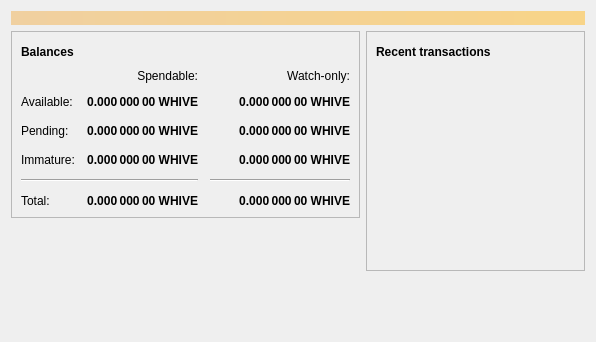
<?xml version="1.0" encoding="UTF-8"?>
<ui version="4.0">
 <class>OverviewPage</class>
 <widget class="QWidget" name="OverviewPage">
  <property name="geometry">
   <rect>
    <x>0</x>
    <y>0</y>
    <width>596</width>
    <height>342</height>
   </rect>
  </property>
  <property name="windowTitle">
   <string>Form</string>
  </property>
  <layout class="QVBoxLayout" name="topLayout">
   <item>
    <widget class="QLabel" name="labelAlerts">
     <property name="visible">
      <bool>false</bool>
     </property>
     <property name="styleSheet">
      <string notr="true">QLabel { background-color: qlineargradient(x1: 0, y1: 0, x2: 1, y2: 0, stop:0 #F0D0A0, stop:1 #F8D488); color:#000000; }</string>
     </property>
     <property name="wordWrap">
      <bool>true</bool>
     </property>
     <property name="margin">
      <number>3</number>
     </property>
     <property name="textInteractionFlags">
      <set>Qt::TextSelectableByMouse</set>
     </property>
    </widget>
   </item>
   <item>
    <layout class="QHBoxLayout" name="horizontalLayout" stretch="1,1">
     <item>
      <layout class="QVBoxLayout" name="verticalLayout_2">
       <item>
        <widget class="QFrame" name="frame">
         <property name="frameShape">
          <enum>QFrame::StyledPanel</enum>
         </property>
         <property name="frameShadow">
          <enum>QFrame::Raised</enum>
         </property>
         <layout class="QVBoxLayout" name="verticalLayout_4">
          <item>
           <layout class="QHBoxLayout" name="horizontalLayout_4">
            <item>
             <widget class="QLabel" name="label_5">
              <property name="font">
               <font>
                <weight>75</weight>
                <bold>true</bold>
               </font>
              </property>
              <property name="text">
               <string>Balances</string>
              </property>
             </widget>
            </item>
            <item>
             <widget class="QPushButton" name="labelWalletStatus">
              <property name="enabled">
               <bool>true</bool>
              </property>
              <property name="maximumSize">
               <size>
                <width>30</width>
                <height>16777215</height>
               </size>
              </property>
              <property name="toolTip">
               <string>The displayed information may be out of date. Your wallet automatically synchronizes with the Whive network after a connection is established, but this process has not completed yet.</string>
              </property>
              <property name="text">
               <string/>
              </property>
              <property name="icon">
               <iconset resource="../bitcoin.qrc">
                <normaloff>:/icons/warning</normaloff>
                <disabledoff>:/icons/warning</disabledoff>:/icons/warning</iconset>
              </property>
              <property name="iconSize">
               <size>
                <width>24</width>
                <height>24</height>
               </size>
              </property>
              <property name="flat">
               <bool>true</bool>
              </property>
             </widget>
            </item>
            <item>
             <spacer name="horizontalSpacer_3">
              <property name="orientation">
               <enum>Qt::Horizontal</enum>
              </property>
              <property name="sizeHint" stdset="0">
               <size>
                <width>40</width>
                <height>20</height>
               </size>
              </property>
             </spacer>
            </item>
           </layout>
          </item>
          <item>
           <layout class="QGridLayout" name="gridLayout">
            <property name="spacing">
             <number>12</number>
            </property>
            <item row="2" column="2">
             <widget class="QLabel" name="labelWatchPending">
              <property name="font">
               <font>
                <weight>75</weight>
                <bold>true</bold>
               </font>
              </property>
              <property name="cursor">
               <cursorShape>IBeamCursor</cursorShape>
              </property>
              <property name="toolTip">
               <string>Unconfirmed transactions to watch-only addresses</string>
              </property>
              <property name="text">
               <string notr="true">0.000 000 00 WHIVE</string>
              </property>
              <property name="alignment">
               <set>Qt::AlignRight|Qt::AlignTrailing|Qt::AlignVCenter</set>
              </property>
              <property name="textInteractionFlags">
               <set>Qt::LinksAccessibleByMouse|Qt::TextSelectableByKeyboard|Qt::TextSelectableByMouse</set>
              </property>
             </widget>
            </item>
            <item row="2" column="1">
             <widget class="QLabel" name="labelUnconfirmed">
              <property name="font">
               <font>
                <weight>75</weight>
                <bold>true</bold>
               </font>
              </property>
              <property name="cursor">
               <cursorShape>IBeamCursor</cursorShape>
              </property>
              <property name="toolTip">
               <string>Total of transactions that have yet to be confirmed, and do not yet count toward the spendable balance</string>
              </property>
              <property name="text">
               <string notr="true">0.000 000 00 WHIVE</string>
              </property>
              <property name="alignment">
               <set>Qt::AlignRight|Qt::AlignTrailing|Qt::AlignVCenter</set>
              </property>
              <property name="textInteractionFlags">
               <set>Qt::LinksAccessibleByMouse|Qt::TextSelectableByKeyboard|Qt::TextSelectableByMouse</set>
              </property>
             </widget>
            </item>
            <item row="3" column="2">
             <widget class="QLabel" name="labelWatchImmature">
              <property name="font">
               <font>
                <weight>75</weight>
                <bold>true</bold>
               </font>
              </property>
              <property name="cursor">
               <cursorShape>IBeamCursor</cursorShape>
              </property>
              <property name="toolTip">
               <string>Mined balance in watch-only addresses that has not yet matured</string>
              </property>
              <property name="text">
               <string notr="true">0.000 000 00 WHIVE</string>
              </property>
              <property name="alignment">
               <set>Qt::AlignRight|Qt::AlignTrailing|Qt::AlignVCenter</set>
              </property>
              <property name="textInteractionFlags">
               <set>Qt::LinksAccessibleByMouse|Qt::TextSelectableByKeyboard|Qt::TextSelectableByMouse</set>
              </property>
             </widget>
            </item>
            <item row="4" column="0" colspan="2">
             <widget class="Line" name="line">
              <property name="orientation">
               <enum>Qt::Horizontal</enum>
              </property>
             </widget>
            </item>
            <item row="4" column="2">
             <widget class="Line" name="lineWatchBalance">
              <property name="sizePolicy">
               <sizepolicy hsizetype="Preferred" vsizetype="Fixed">
                <horstretch>0</horstretch>
                <verstretch>0</verstretch>
               </sizepolicy>
              </property>
              <property name="minimumSize">
               <size>
                <width>140</width>
                <height>0</height>
               </size>
              </property>
              <property name="orientation">
               <enum>Qt::Horizontal</enum>
              </property>
             </widget>
            </item>
            <item row="5" column="0">
             <widget class="QLabel" name="labelTotalText">
              <property name="text">
               <string>Total:</string>
              </property>
             </widget>
            </item>
            <item row="3" column="1">
             <widget class="QLabel" name="labelImmature">
              <property name="font">
               <font>
                <weight>75</weight>
                <bold>true</bold>
               </font>
              </property>
              <property name="cursor">
               <cursorShape>IBeamCursor</cursorShape>
              </property>
              <property name="toolTip">
               <string>Mined balance that has not yet matured</string>
              </property>
              <property name="text">
               <string notr="true">0.000 000 00 WHIVE</string>
              </property>
              <property name="alignment">
               <set>Qt::AlignRight|Qt::AlignTrailing|Qt::AlignVCenter</set>
              </property>
              <property name="textInteractionFlags">
               <set>Qt::LinksAccessibleByMouse|Qt::TextSelectableByKeyboard|Qt::TextSelectableByMouse</set>
              </property>
             </widget>
            </item>
            <item row="2" column="3">
             <spacer name="horizontalSpacer_2">
              <property name="orientation">
               <enum>Qt::Horizontal</enum>
              </property>
              <property name="sizeHint" stdset="0">
               <size>
                <width>40</width>
                <height>20</height>
               </size>
              </property>
             </spacer>
            </item>
            <item row="3" column="0">
             <widget class="QLabel" name="labelImmatureText">
              <property name="text">
               <string>Immature:</string>
              </property>
             </widget>
            </item>
            <item row="5" column="1">
             <widget class="QLabel" name="labelTotal">
              <property name="font">
               <font>
                <weight>75</weight>
                <bold>true</bold>
               </font>
              </property>
              <property name="cursor">
               <cursorShape>IBeamCursor</cursorShape>
              </property>
              <property name="toolTip">
               <string>Your current total balance</string>
              </property>
              <property name="text">
               <string notr="true">0.000 000 00 WHIVE</string>
              </property>
              <property name="alignment">
               <set>Qt::AlignRight|Qt::AlignTrailing|Qt::AlignVCenter</set>
              </property>
              <property name="textInteractionFlags">
               <set>Qt::LinksAccessibleByMouse|Qt::TextSelectableByKeyboard|Qt::TextSelectableByMouse</set>
              </property>
             </widget>
            </item>
            <item row="5" column="2">
             <widget class="QLabel" name="labelWatchTotal">
              <property name="font">
               <font>
                <weight>75</weight>
                <bold>true</bold>
               </font>
              </property>
              <property name="cursor">
               <cursorShape>IBeamCursor</cursorShape>
              </property>
              <property name="toolTip">
               <string>Current total balance in watch-only addresses</string>
              </property>
              <property name="text">
               <string notr="true">0.000 000 00 WHIVE</string>
              </property>
              <property name="alignment">
               <set>Qt::AlignRight|Qt::AlignTrailing|Qt::AlignVCenter</set>
              </property>
              <property name="textInteractionFlags">
               <set>Qt::LinksAccessibleByMouse|Qt::TextSelectableByKeyboard|Qt::TextSelectableByMouse</set>
              </property>
             </widget>
            </item>
            <item row="0" column="2">
             <widget class="QLabel" name="labelWatchonly">
              <property name="text">
               <string>Watch-only:</string>
              </property>
              <property name="alignment">
               <set>Qt::AlignRight|Qt::AlignTrailing|Qt::AlignVCenter</set>
              </property>
             </widget>
            </item>
            <item row="1" column="0">
             <widget class="QLabel" name="labelBalanceText">
              <property name="text">
               <string>Available:</string>
              </property>
             </widget>
            </item>
            <item row="1" column="1">
             <widget class="QLabel" name="labelBalance">
              <property name="font">
               <font>
                <weight>75</weight>
                <bold>true</bold>
               </font>
              </property>
              <property name="cursor">
               <cursorShape>IBeamCursor</cursorShape>
              </property>
              <property name="toolTip">
               <string>Your current spendable balance</string>
              </property>
              <property name="text">
               <string notr="true">0.000 000 00 WHIVE</string>
              </property>
              <property name="alignment">
               <set>Qt::AlignRight|Qt::AlignTrailing|Qt::AlignVCenter</set>
              </property>
              <property name="textInteractionFlags">
               <set>Qt::LinksAccessibleByMouse|Qt::TextSelectableByKeyboard|Qt::TextSelectableByMouse</set>
              </property>
             </widget>
            </item>
            <item row="1" column="2">
             <widget class="QLabel" name="labelWatchAvailable">
              <property name="font">
               <font>
                <weight>75</weight>
                <bold>true</bold>
               </font>
              </property>
              <property name="cursor">
               <cursorShape>IBeamCursor</cursorShape>
              </property>
              <property name="toolTip">
               <string>Your current balance in watch-only addresses</string>
              </property>
              <property name="text">
               <string notr="true">0.000 000 00 WHIVE</string>
              </property>
              <property name="alignment">
               <set>Qt::AlignRight|Qt::AlignTrailing|Qt::AlignVCenter</set>
              </property>
              <property name="textInteractionFlags">
               <set>Qt::LinksAccessibleByMouse|Qt::TextSelectableByKeyboard|Qt::TextSelectableByMouse</set>
              </property>
             </widget>
            </item>
            <item row="2" column="0">
             <widget class="QLabel" name="labelPendingText">
              <property name="text">
               <string>Pending:</string>
              </property>
             </widget>
            </item>
            <item row="0" column="1">
             <widget class="QLabel" name="labelSpendable">
              <property name="text">
               <string>Spendable:</string>
              </property>
              <property name="alignment">
               <set>Qt::AlignRight|Qt::AlignTrailing|Qt::AlignVCenter</set>
              </property>
             </widget>
            </item>
           </layout>
          </item>
         </layout>
        </widget>
       </item>
       <item>
        <spacer name="verticalSpacer">
         <property name="orientation">
          <enum>Qt::Vertical</enum>
         </property>
         <property name="sizeHint" stdset="0">
          <size>
           <width>20</width>
           <height>40</height>
          </size>
         </property>
        </spacer>
       </item>
      </layout>
     </item>
     <item>
      <layout class="QVBoxLayout" name="verticalLayout_3">
       <item>
        <widget class="QFrame" name="frame_2">
         <property name="frameShape">
          <enum>QFrame::StyledPanel</enum>
         </property>
         <property name="frameShadow">
          <enum>QFrame::Raised</enum>
         </property>
         <layout class="QVBoxLayout" name="verticalLayout">
          <item>
           <layout class="QHBoxLayout" name="horizontalLayout_2">
            <item>
             <widget class="QLabel" name="label_4">
              <property name="font">
               <font>
                <weight>75</weight>
                <bold>true</bold>
               </font>
              </property>
              <property name="text">
               <string>Recent transactions</string>
              </property>
             </widget>
            </item>
            <item>
             <widget class="QPushButton" name="labelTransactionsStatus">
              <property name="enabled">
               <bool>true</bool>
              </property>
              <property name="maximumSize">
               <size>
                <width>30</width>
                <height>16777215</height>
               </size>
              </property>
              <property name="toolTip">
               <string>The displayed information may be out of date. Your wallet automatically synchronizes with the Whive network after a connection is established, but this process has not completed yet.</string>
              </property>
              <property name="text">
               <string/>
              </property>
              <property name="icon">
               <iconset resource="../bitcoin.qrc">
                <normaloff>:/icons/warning</normaloff>
                <disabledoff>:/icons/warning</disabledoff>:/icons/warning</iconset>
              </property>
              <property name="iconSize">
               <size>
                <width>24</width>
                <height>24</height>
               </size>
              </property>
              <property name="flat">
               <bool>true</bool>
              </property>
             </widget>
            </item>
            <item>
             <spacer name="horizontalSpacer">
              <property name="orientation">
               <enum>Qt::Horizontal</enum>
              </property>
              <property name="sizeHint" stdset="0">
               <size>
                <width>40</width>
                <height>20</height>
               </size>
              </property>
             </spacer>
            </item>
           </layout>
          </item>
          <item>
           <widget class="QListView" name="listTransactions">
            <property name="styleSheet">
             <string notr="true">QListView { background: transparent; }</string>
            </property>
            <property name="frameShape">
             <enum>QFrame::NoFrame</enum>
            </property>
            <property name="verticalScrollBarPolicy">
             <enum>Qt::ScrollBarAlwaysOff</enum>
            </property>
            <property name="horizontalScrollBarPolicy">
             <enum>Qt::ScrollBarAlwaysOff</enum>
            </property>
            <property name="selectionMode">
             <enum>QAbstractItemView::NoSelection</enum>
            </property>
           </widget>
          </item>
         </layout>
        </widget>
       </item>
       <item>
        <spacer name="verticalSpacer_2">
         <property name="orientation">
          <enum>Qt::Vertical</enum>
         </property>
         <property name="sizeHint" stdset="0">
          <size>
           <width>20</width>
           <height>40</height>
          </size>
         </property>
        </spacer>
       </item>
      </layout>
     </item>
    </layout>
   </item>
  </layout>
 </widget>
 <resources/>
 <connections/>
</ui>
